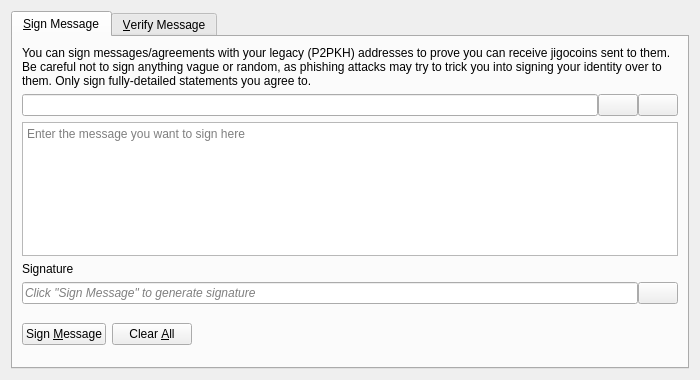
<?xml version="1.0" encoding="UTF-8"?>
<ui version="4.0">
 <class>SignVerifyMessageDialog</class>
 <widget class="QDialog" name="SignVerifyMessageDialog">
  <property name="geometry">
   <rect>
    <x>0</x>
    <y>0</y>
    <width>700</width>
    <height>380</height>
   </rect>
  </property>
  <property name="windowTitle">
   <string>Signatures - Sign / Verify a Message</string>
  </property>
  <property name="modal">
   <bool>true</bool>
  </property>
  <layout class="QVBoxLayout" name="verticalLayout">
   <item>
    <widget class="QTabWidget" name="tabWidget">
     <property name="currentIndex">
      <number>0</number>
     </property>
     <widget class="QWidget" name="tabSignMessage">
      <attribute name="title">
       <string>&amp;Sign Message</string>
      </attribute>
      <layout class="QVBoxLayout" name="verticalLayout_SM">
       <item>
        <widget class="QLabel" name="infoLabel_SM">
         <property name="text">
          <string>You can sign messages/agreements with your legacy (P2PKH) addresses to prove you can receive jigocoins sent to them. Be careful not to sign anything vague or random, as phishing attacks may try to trick you into signing your identity over to them. Only sign fully-detailed statements you agree to.</string>
         </property>
         <property name="textFormat">
          <enum>Qt::PlainText</enum>
         </property>
         <property name="wordWrap">
          <bool>true</bool>
         </property>
        </widget>
       </item>
       <item>
        <layout class="QHBoxLayout" name="horizontalLayout_1_SM">
         <property name="spacing">
          <number>0</number>
         </property>
         <item>
          <widget class="QValidatedLineEdit" name="addressIn_SM">
           <property name="toolTip">
            <string>The Jigocoin address to sign the message with</string>
           </property>
          </widget>
         </item>
         <item>
          <widget class="QPushButton" name="addressBookButton_SM">
           <property name="toolTip">
            <string>Choose previously used address</string>
           </property>
           <property name="text">
            <string/>
           </property>
           <property name="icon">
            <iconset resource="../jigocoin.qrc">
             <normaloff>:/icons/address-book</normaloff>:/icons/address-book</iconset>
           </property>
           <property name="shortcut">
            <string>Alt+A</string>
           </property>
           <property name="autoDefault">
            <bool>false</bool>
           </property>
          </widget>
         </item>
         <item>
          <widget class="QPushButton" name="pasteButton_SM">
           <property name="toolTip">
            <string>Paste address from clipboard</string>
           </property>
           <property name="text">
            <string/>
           </property>
           <property name="icon">
            <iconset resource="../jigocoin.qrc">
             <normaloff>:/icons/editpaste</normaloff>:/icons/editpaste</iconset>
           </property>
           <property name="shortcut">
            <string>Alt+P</string>
           </property>
           <property name="autoDefault">
            <bool>false</bool>
           </property>
          </widget>
         </item>
        </layout>
       </item>
       <item>
        <widget class="QPlainTextEdit" name="messageIn_SM">
         <property name="toolTip">
          <string>Enter the message you want to sign here</string>
         </property>
         <property name="placeholderText">
          <string>Enter the message you want to sign here</string>
         </property>
        </widget>
       </item>
       <item>
        <widget class="QLabel" name="signatureLabel_SM">
         <property name="text">
          <string>Signature</string>
         </property>
         <property name="textFormat">
          <enum>Qt::PlainText</enum>
         </property>
        </widget>
       </item>
       <item>
        <layout class="QHBoxLayout" name="horizontalLayout_2_SM">
         <property name="spacing">
          <number>0</number>
         </property>
         <item>
          <widget class="QLineEdit" name="signatureOut_SM">
           <property name="placeholderText">
            <string>Click "Sign Message" to generate signature</string>
           </property>
           <property name="font">
            <font>
             <italic>true</italic>
            </font>
           </property>
           <property name="readOnly">
            <bool>true</bool>
           </property>
          </widget>
         </item>
         <item>
          <widget class="QPushButton" name="copySignatureButton_SM">
           <property name="toolTip">
            <string>Copy the current signature to the clipboard</string>
           </property>
           <property name="text">
            <string/>
           </property>
           <property name="icon">
            <iconset resource="../jigocoin.qrc">
             <normaloff>:/icons/editcopy</normaloff>:/icons/editcopy</iconset>
           </property>
           <property name="autoDefault">
            <bool>false</bool>
           </property>
          </widget>
         </item>
        </layout>
       </item>
       <item>
        <layout class="QHBoxLayout" name="horizontalLayout_3_SM">
         <item>
          <widget class="QPushButton" name="signMessageButton_SM">
           <property name="toolTip">
            <string>Sign the message to prove you own this Jigocoin address</string>
           </property>
           <property name="text">
            <string>Sign &amp;Message</string>
           </property>
           <property name="icon">
            <iconset resource="../jigocoin.qrc">
             <normaloff>:/icons/edit</normaloff>:/icons/edit</iconset>
           </property>
           <property name="autoDefault">
            <bool>false</bool>
           </property>
          </widget>
         </item>
         <item>
          <widget class="QPushButton" name="clearButton_SM">
           <property name="toolTip">
            <string>Reset all sign message fields</string>
           </property>
           <property name="text">
            <string>Clear &amp;All</string>
           </property>
           <property name="icon">
            <iconset resource="../jigocoin.qrc">
             <normaloff>:/icons/remove</normaloff>:/icons/remove</iconset>
           </property>
           <property name="autoDefault">
            <bool>false</bool>
           </property>
          </widget>
         </item>
         <item>
          <spacer name="horizontalSpacer_1_SM">
           <property name="orientation">
            <enum>Qt::Horizontal</enum>
           </property>
           <property name="sizeHint" stdset="0">
            <size>
             <width>40</width>
             <height>48</height>
            </size>
           </property>
          </spacer>
         </item>
         <item>
          <widget class="QLabel" name="statusLabel_SM">
           <property name="font">
            <font>
             <weight>75</weight>
             <bold>true</bold>
            </font>
           </property>
           <property name="text">
            <string/>
           </property>
           <property name="wordWrap">
            <bool>true</bool>
           </property>
          </widget>
         </item>
         <item>
          <spacer name="horizontalSpacer_2_SM">
           <property name="orientation">
            <enum>Qt::Horizontal</enum>
           </property>
           <property name="sizeHint" stdset="0">
            <size>
             <width>40</width>
             <height>48</height>
            </size>
           </property>
          </spacer>
         </item>
        </layout>
       </item>
      </layout>
     </widget>
     <widget class="QWidget" name="tabVerifyMessage">
      <attribute name="title">
       <string>&amp;Verify Message</string>
      </attribute>
      <layout class="QVBoxLayout" name="verticalLayout_VM">
       <item>
        <widget class="QLabel" name="infoLabel_VM">
         <property name="text">
          <string>Enter the receiver's address, message (ensure you copy line breaks, spaces, tabs, etc. exactly) and signature below to verify the message. Be careful not to read more into the signature than what is in the signed message itself, to avoid being tricked by a man-in-the-middle attack. Note that this only proves the signing party receives with the address, it cannot prove sendership of any transaction!</string>
         </property>
         <property name="textFormat">
          <enum>Qt::PlainText</enum>
         </property>
         <property name="alignment">
          <set>Qt::AlignLeading|Qt::AlignLeft|Qt::AlignTop</set>
         </property>
         <property name="wordWrap">
          <bool>true</bool>
         </property>
        </widget>
       </item>
       <item>
        <layout class="QHBoxLayout" name="horizontalLayout_1_VM">
         <property name="spacing">
          <number>0</number>
         </property>
         <item>
          <widget class="QValidatedLineEdit" name="addressIn_VM">
           <property name="toolTip">
            <string>The Jigocoin address the message was signed with</string>
           </property>
          </widget>
         </item>
         <item>
          <widget class="QPushButton" name="addressBookButton_VM">
           <property name="toolTip">
            <string>Choose previously used address</string>
           </property>
           <property name="text">
            <string/>
           </property>
           <property name="icon">
            <iconset resource="../jigocoin.qrc">
             <normaloff>:/icons/address-book</normaloff>:/icons/address-book</iconset>
           </property>
           <property name="shortcut">
            <string>Alt+A</string>
           </property>
           <property name="autoDefault">
            <bool>false</bool>
           </property>
          </widget>
         </item>
        </layout>
       </item>
       <item>
        <widget class="QPlainTextEdit" name="messageIn_VM">
          <property name="toolTip">
            <string>The signed message to verify</string>
          </property>
          <property name="placeholderText">
            <string>The signed message to verify</string>
          </property>
        </widget>
       </item>
       <item>
        <widget class="QValidatedLineEdit" name="signatureIn_VM">
          <property name="toolTip">
            <string>The signature given when the message was signed</string>
          </property>
          <property name="placeholderText">
            <string>The signature given when the message was signed</string>
          </property>
        </widget>
       </item>
       <item>
        <layout class="QHBoxLayout" name="horizontalLayout_2_VM">
         <item>
          <widget class="QPushButton" name="verifyMessageButton_VM">
           <property name="toolTip">
            <string>Verify the message to ensure it was signed with the specified Jigocoin address</string>
           </property>
           <property name="text">
            <string>Verify &amp;Message</string>
           </property>
           <property name="icon">
            <iconset resource="../jigocoin.qrc">
             <normaloff>:/icons/transaction_0</normaloff>:/icons/transaction_0</iconset>
           </property>
           <property name="autoDefault">
            <bool>false</bool>
           </property>
          </widget>
         </item>
         <item>
          <widget class="QPushButton" name="clearButton_VM">
           <property name="toolTip">
            <string>Reset all verify message fields</string>
           </property>
           <property name="text">
            <string>Clear &amp;All</string>
           </property>
           <property name="icon">
            <iconset resource="../jigocoin.qrc">
             <normaloff>:/icons/remove</normaloff>:/icons/remove</iconset>
           </property>
           <property name="autoDefault">
            <bool>false</bool>
           </property>
          </widget>
         </item>
         <item>
          <spacer name="horizontalSpacer_1_VM">
           <property name="orientation">
            <enum>Qt::Horizontal</enum>
           </property>
           <property name="sizeHint" stdset="0">
            <size>
             <width>40</width>
             <height>48</height>
            </size>
           </property>
          </spacer>
         </item>
         <item>
          <widget class="QLabel" name="statusLabel_VM">
           <property name="font">
            <font>
             <weight>75</weight>
             <bold>true</bold>
            </font>
           </property>
           <property name="text">
            <string/>
           </property>
           <property name="wordWrap">
            <bool>true</bool>
           </property>
          </widget>
         </item>
         <item>
          <spacer name="horizontalSpacer_2_VM">
           <property name="orientation">
            <enum>Qt::Horizontal</enum>
           </property>
           <property name="sizeHint" stdset="0">
            <size>
             <width>40</width>
             <height>48</height>
            </size>
           </property>
          </spacer>
         </item>
        </layout>
       </item>
      </layout>
     </widget>
    </widget>
   </item>
  </layout>
 </widget>
 <customwidgets>
  <customwidget>
   <class>QValidatedLineEdit</class>
   <extends>QLineEdit</extends>
   <header>qt/qvalidatedlineedit.h</header>
  </customwidget>
 </customwidgets>
 <resources>
  <include location="../jigocoin.qrc"/>
 </resources>
 <connections/>
</ui>
